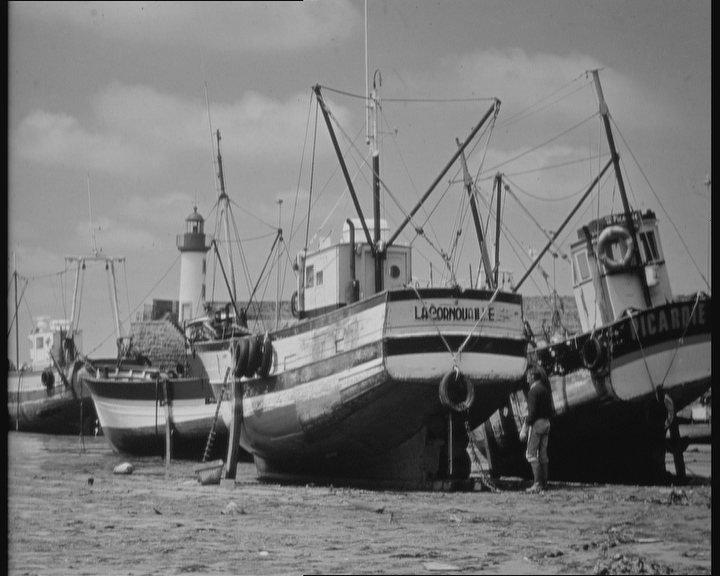
#> input picture data/boat.bmp, 720 x 576 px
$ python histogram1.py
#> lines starting #> are read from the running program, lines starting #| are printed output that depends on the picture
# _*_ coding: utf-8 _*_

"""
  @Time    : 2023.10.11 09:27
  @File    : histogram1.py
  @Project : opencv_tutorial
  @Author  : Saitama
  @IDE     : PyCharm
  @Desc    : 图像直方图方法1 - matplotlib.pyplot.hist(X, BINS)
"""

import cv2 as cv
import matplotlib.pyplot as plt

o = cv.imread("../../data/boat.bmp")
#> o is the input picture: shape (576, 720, 3); min 3, max 220, mean 120

cv.imshow("origin", o)

data = o.ravel()

plt.hist(data, 16)
plt.show()
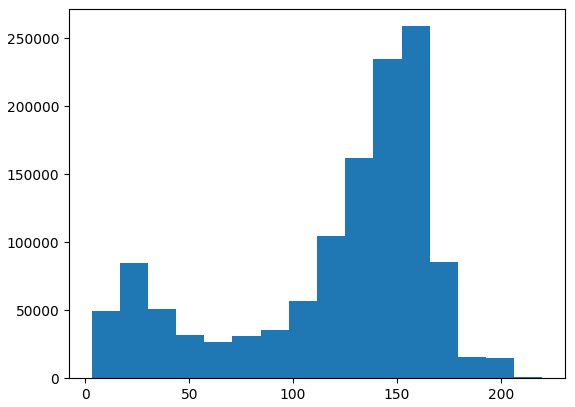
#> figure drawn by matplotlib, 1 panel; tallest bar 258969 high, from x = 152.2 to 165.8

cv.waitKey()
cv.destroyAllWindows()
